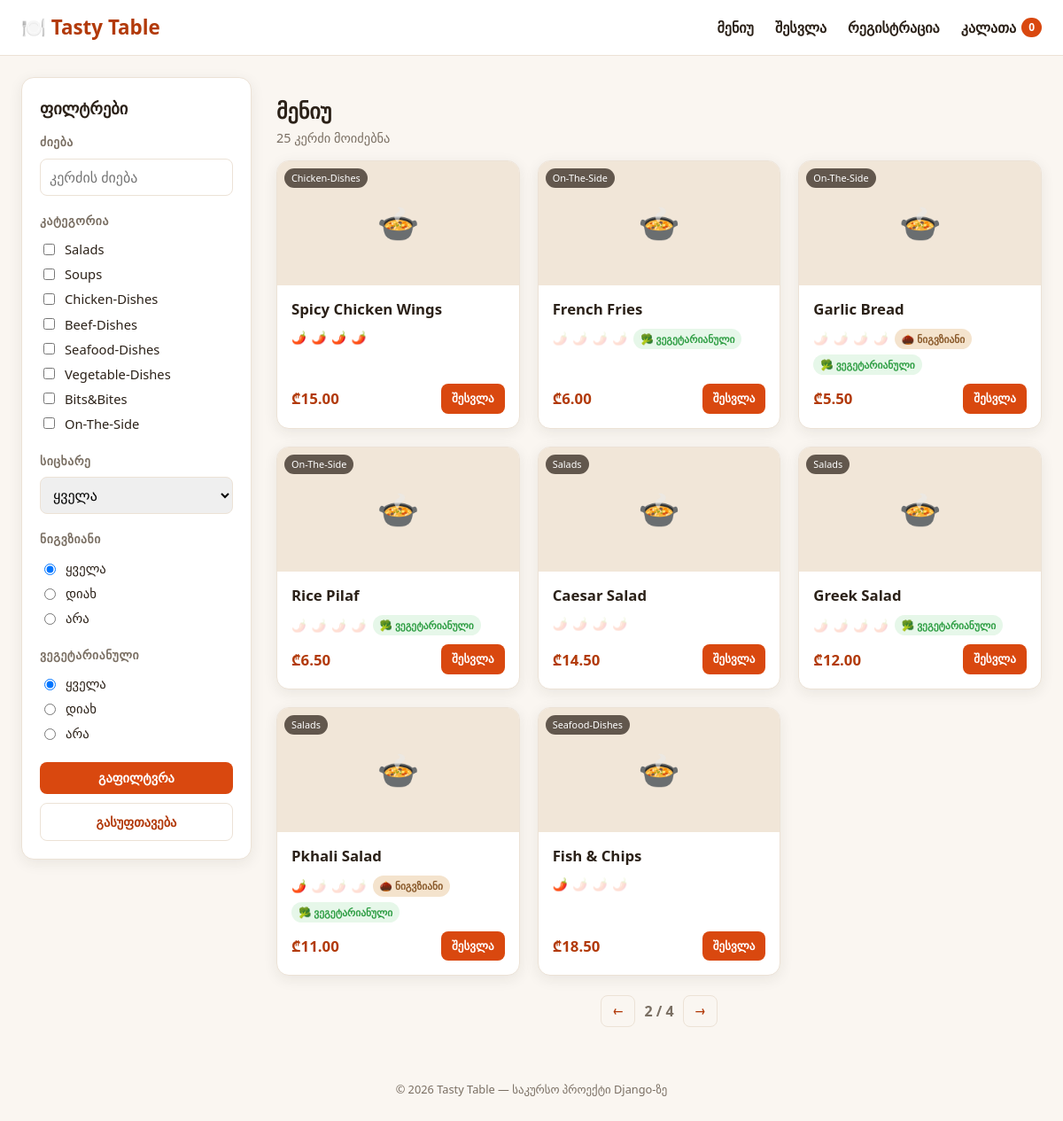
Screenshot of /?page=2 with the database file from the repository.
### menu/models.py (models this page shows, shortened)
class Dish(models.Model):
    SPICE_LEVEL_CHOICES = [
        (0, '0 - არ არის ცხარე'),
        (1, '1 - ოდნავ ცხარე'),
        (2, '2 - საშუალოდ ცხარე'),
        (3, '3 - ცხარე'),
        (4, '4 - ძალიან ცხარე'),
    ]
    class Category(models.TextChoices):
        SALADS = 'Salads', 'Salads'
        SOUPS = 'Soups', 'Soups'
        CHICKEN = 'Chicken-Dishes', 'Chicken-Dishes'
        BEEF = 'Beef-Dishes', 'Beef-Dishes'
        SEAFOOD = 'Seafood-Dishes', 'Seafood-Dishes'
        VEGETABLE = 'Vegetable-Dishes', 'Vegetable-Dishes'
        BITS_BITES = 'Bits&Bites', 'Bits&Bites'
        ON_THE_SIDE = 'On-The-Side', 'On-The-Side'
    name = models.CharField('დასახელება', max_length=150)
    category = models.CharField('კატეგორია', max_length=30, choices=Category.choices)
    image = models.ImageField('სურათი', upload_to='dishes/', blank=True, null=True)
    spice_level = models.PositiveSmallIntegerField(
        'სიცხარის მაჩვენებელი',
        choices=SPICE_LEVEL_CHOICES,
        validators=[MinValueValidator(0), MaxValueValidator(4)],
        default=0,
    )
    has_walnuts = models.BooleanField('ნიგვზიანია', default=False)
    is_vegetarian = models.BooleanField('ვეგეტარიანულია', default=False)
    price = models.DecimalField('ფასი', max_digits=6, decimal_places=2)
    description = models.TextField('აღწერა', blank=True)
    class Meta:
        verbose_name = 'კერძი'
        verbose_name_plural = 'კერძები'
        ordering = ['category', 'name']

### menu/views.py (the view, shortened to what this page needs)
# urls.py: path('', views.dish_list, name='dish_list'),
def dish_list(request):
    dishes = Dish.objects.all()
    search_query = request.GET.get('q', '').strip()
    if search_query:
        dishes = dishes.filter(Q(name__icontains=search_query) | Q(description__icontains=search_query))
    selected_categories = request.GET.getlist('category')
    if selected_categories:
        dishes = dishes.filter(category__in=selected_categories)
    max_spice = request.GET.get('max_spice')
    walnuts = request.GET.get('walnuts')  # 'yes' / 'no' / None (ყველა)
    if walnuts == 'yes':
        dishes = dishes.filter(has_walnuts=True)
    elif walnuts == 'no':
        dishes = dishes.filter(has_walnuts=False)
    vegetarian = request.GET.get('vegetarian')  # 'yes' / 'no' / None (ყველა)
    if vegetarian == 'yes':
        dishes = dishes.filter(is_vegetarian=True)
    elif vegetarian == 'no':
        dishes = dishes.filter(is_vegetarian=False)
    paginator = Paginator(dishes, 8)
    page_obj = paginator.get_page(request.GET.get('page'))
    context = {
        'dishes': page_obj,
        'page_obj': page_obj,
        'search_query': search_query,
        'categories': Dish.Category.choices,
        'selected_categories': selected_categories,
        'max_spice': max_spice if max_spice not in (None, '') else '',
        'walnuts': walnuts or '',
        'vegetarian': vegetarian or '',
        'spice_levels': Dish.SPICE_LEVEL_CHOICES,
        'spice_slots': range(1, 5),
        'cart_count': len(Cart(request)),
    }
    return render(request, 'menu/dish_list.html', context)

### menu/cart.py (called while the page is built)
    def __len__(self):
        return sum(self.cart.values())

### menu/templates/menu/dish_list.html (shortened to what this page needs)
{% extends 'menu/base.html' %}
{% load static %}
{% block content %}
<div class="layout">
    <aside class="filters">
        <form method="get" class="filter-form">
            <h2>ფილტრები</h2>
            <div class="filter-group">
                <h3>ძიება</h3>
                <input type="search" name="q" value="{{ search_query }}" placeholder="კერძის ძიება" class="search-input">
            </div>
            <div class="filter-group">
                <h3>კატეგორია</h3>
                {% for value, label in categories %}
                    <label class="checkbox-row">
                        <input type="checkbox" name="category" value="{{ value }}"
                            {% if value in selected_categories %}checked{% endif %}>
                        {{ label }}
                    </label>
                {% endfor %}
            </div>
            <div class="filter-group">
                <h3>სიცხარე</h3>
                <select name="max_spice">
                    <option value="">ყველა</option>
                </select>
            </div>
            <div class="filter-group">
                <h3>ნიგვზიანი</h3>
                <label class="radio-row"><input type="radio" name="walnuts" value="" {% if walnuts == '' %}checked{% endif %}> ყველა</label>
                <label class="radio-row"><input type="radio" name="walnuts" value="yes" {% if walnuts == 'yes' %}checked{% endif %}> დიახ</label>
                <label class="radio-row"><input type="radio" name="walnuts" value="no" {% if walnuts == 'no' %}checked{% endif %}> არა</label>
            </div>
            <div class="filter-group">
                <h3>ვეგეტარიანული</h3>
                <label class="radio-row"><input type="radio" name="vegetarian" value="" {% if vegetarian == '' %}checked{% endif %}> ყველა</label>
                <label class="radio-row"><input type="radio" name="vegetarian" value="yes" {% if vegetarian == 'yes' %}checked{% endif %}> დიახ</label>
                <label class="radio-row"><input type="radio" name="vegetarian" value="no" {% if vegetarian == 'no' %}checked{% endif %}> არა</label>
            </div>
            <div class="filter-actions">
                <button type="submit" class="btn btn-primary">გაფილტვრა</button>
                <a href="{% url 'dish_list' %}" class="btn btn-ghost">გასუფთავება</a>
            </div>
        </form>
    </aside>
    <section class="dish-grid-wrap">
        <h1>მენიუ</h1>
        <p class="results-count">{{ page_obj.paginator.count }} კერძი მოიძებნა</p>
        <div class="dish-grid">
            {% for dish in dishes %}
            <article class="dish-card">
                <div class="dish-image">
                    {% if dish.image %}
                        <img src="{{ dish.image.url }}" alt="{{ dish.name }}">
                    {% else %}
                        <div class="dish-image-placeholder">🍲</div>
                    {% endif %}
                    <span class="category-tag">{{ dish.get_category_display }}</span>
                </div>
                <div class="dish-body">
                    <h3 class="dish-name">{{ dish.name }}</h3>
                    <div class="dish-attrs">
                        <span class="attr spice" title="სიცხარე {{ dish.spice_level }}/4">
                            {% for i in spice_slots %}
                                {% if i <= dish.spice_level %}🌶️{% else %}<span class="chili-off">🌶️</span>{% endif %}
                            {% endfor %}
                        </span>
                        {% if dish.has_walnuts %}
                            <span class="attr pill walnut">🌰 ნიგვზიანი</span>
                        {% endif %}
                        {% if dish.is_vegetarian %}
                            <span class="attr pill veg">🥦 ვეგეტარიანული</span>
                        {% endif %}
                    </div>
                    <div class="dish-footer">
                        <span class="price">₾{{ dish.price }}</span>
                        {% if user.is_authenticated %}
                            <form method="post" action="{% url 'add_to_cart' dish.id %}">
                                {% csrf_token %}
                                <button type="submit" class="btn btn-primary btn-sm">კალათაში დამატება</button>
                            </form>
                        {% else %}
                            <a href="{% url 'login' %}?next={{ request.get_full_path|urlencode }}" class="btn btn-primary btn-sm">შესვლა</a>
                        {% endif %}
                    </div>
                </div>
            </article>
            {% empty %}
                <p class="empty-state">ამ ფილტრებით კერძი ვერ მოიძებნა. სცადეთ სხვა კომბინაცია.</p>
            {% endfor %}
        </div>
        {% if page_obj.paginator.num_pages > 1 %}
        <nav class="pagination">
            {% if page_obj.has_previous %}
                <a class="btn btn-ghost btn-sm" href="?page={{ page_obj.previous_page_number }}">←</a>
            {% endif %}
            <span class="page-indicator">{{ page_obj.number }} / {{ page_obj.paginator.num_pages }}</span>
            {% if page_obj.has_next %}
                <a class="btn btn-ghost btn-sm" href="?page={{ page_obj.next_page_number }}">→</a>
            {% endif %}
        </nav>
        {% endif %}
    </section>
</div>
{% endblock %}

### menu/static/menu/css/style.css (style rules this page uses)
:root { --color-primary: #d9480f; --color-primary-dark: #b23a0a; --color-bg: #faf6f1; --color-surface: #ffffff; --color-text: #2b2118; --color-muted: #7a6f63; --color-border: #ece2d6; --color-veg: #2f9e44; --color-walnut: #8a5a2b; --radius: 14px; --shadow: 0 4px 16px rgba(43, 33, 24, 0.08); }
* { box-sizing: border-box; }
body { margin: 0; font-family: 'Segoe UI', 'Helvetica Neue', Arial, sans-serif; background: var(--color-bg); color: var(--color-text); line-height: 1.5; }
a { color: inherit; text-decoration: none; }
.layout { display: grid; grid-template-columns: 260px 1fr; gap: 28px; align-items: start; }
.filters { background: var(--color-surface); border: 1px solid var(--color-border); border-radius: var(--radius); padding: 20px; box-shadow: var(--shadow); position: sticky; top: 84px; }
.filters h2 { margin-top: 0; font-size: 1.15rem; }
.filter-group { margin-bottom: 18px; }
.filter-group h3 { font-size: 0.85rem; text-transform: uppercase; letter-spacing: 0.04em; color: var(--color-muted); margin: 0 0 8px; }
.checkbox-row, .radio-row { display: flex; align-items: center; gap: 8px; font-size: 0.92rem; padding: 3px 0; cursor: pointer; }
.filter-form select, .search-input { width: 100%; padding: 8px 10px; border-radius: 8px; border: 1px solid var(--color-border); font-size: 0.92rem; font: inherit; }
.filter-actions { display: grid; grid-template-columns: 1fr; gap: 10px; margin-top: 8px; }
.btn { display: inline-flex; align-items: center; justify-content: center; border: none; border-radius: 8px; padding: 10px 16px; font-weight: 600; font-size: 0.9rem; cursor: pointer; text-align: center; }
.filter-actions .btn { width: 100%; min-width: 0; padding-inline: 12px; white-space: normal; }
.btn-primary { background: var(--color-primary); color: #fff; }
.btn-ghost { background: transparent; color: var(--color-primary-dark); border: 1px solid var(--color-border); }
.btn-sm { padding: 7px 12px; font-size: 0.82rem; }
.dish-grid-wrap h1 { margin-bottom: 2px; }
.results-count { color: var(--color-muted); margin-top: 0; font-size: 0.9rem; }
.dish-grid { display: grid; grid-template-columns: repeat(auto-fill, minmax(230px, 1fr)); gap: 20px; }
.dish-card { background: var(--color-surface); border: 1px solid var(--color-border); border-radius: var(--radius); overflow: hidden; box-shadow: var(--shadow); display: flex; flex-direction: column; transition: transform 0.15s ease; }
.dish-image { position: relative; height: 140px; background: #f1e6d8; display: flex; align-items: center; justify-content: center; }
.dish-image-placeholder { font-size: 2.4rem; }
.category-tag { position: absolute; top: 8px; left: 8px; background: rgba(43, 33, 24, 0.72); color: #fff; font-size: 0.68rem; padding: 3px 8px; border-radius: 999px; }
.dish-body { padding: 14px 16px 16px; display: flex; flex-direction: column; gap: 10px; flex: 1; }
.dish-name { margin: 0; font-size: 1.05rem; }
.dish-attrs { display: flex; flex-wrap: wrap; gap: 6px; align-items: center; }
.attr.spice { font-size: 0.85rem; letter-spacing: 1px; }
.chili-off { opacity: 0.18; }
.pill { font-size: 0.72rem; padding: 3px 8px; border-radius: 999px; font-weight: 600; }
.pill.walnut { background: #f4e3cd; color: var(--color-walnut); }
.pill.veg { background: #e6f7e9; color: var(--color-veg); }
.dish-footer { margin-top: auto; display: flex; align-items: center; justify-content: space-between; gap: 10px; }
.price { font-weight: 700; font-size: 1.05rem; color: var(--color-primary-dark); }
.cart-actions, .pagination { display: flex; align-items: center; gap: 10px; flex-wrap: wrap; }
.pagination { justify-content: center; margin-top: 22px; }
.page-indicator { color: var(--color-muted); font-weight: 700; }
.filters .filter-actions { display: grid; grid-template-columns: 1fr; }
.filters .filter-actions .btn { width: 100%; }

### rows the page displays
Dish: category "Chicken-Dishes", name "Spicy Chicken Wings", spice_level 4 (drawn), price "15.00"
Dish: category "On-The-Side", name "French Fries", spice_level 0 (drawn), is_vegetarian "🥦 ვეგეტარიანული", price "6.00"
Dish: category "On-The-Side", name "Garlic Bread", spice_level 0 (drawn), has_walnuts "🌰 ნიგვზიანი", is_vegetarian "🥦 ვეგეტარიანული", price "5.50"
Dish: category "On-The-Side", name "Rice Pilaf", spice_level 0 (drawn), is_vegetarian "🥦 ვეგეტარიანული", price "6.50"
Dish: category "Salads", name "Caesar Salad", spice_level 0 (drawn), price "14.50"
Dish: category "Salads", name "Greek Salad", spice_level 0 (drawn), is_vegetarian "🥦 ვეგეტარიანული", price "12.00"
Dish: category "Salads", name "Pkhali Salad", spice_level 1 (drawn), has_walnuts "🌰 ნიგვზიანი", is_vegetarian "🥦 ვეგეტარიანული", price "11.00"
Dish: category "Seafood-Dishes", name "Fish & Chips", spice_level 1 (drawn), price "18.50"

### other values shown
{{ cart_count }} "0"
{{ label }} "Salads" "Soups" "Chicken-Dishes" "Beef-Dishes" "Seafood-Dishes" "Vegetable-Dishes" "Bits&Bites" "On-The-Side"
{{ page_obj.paginator.count }} "25"
{{ page_obj.number }} "2"
{{ page_obj.paginator.num_pages }} "4"
